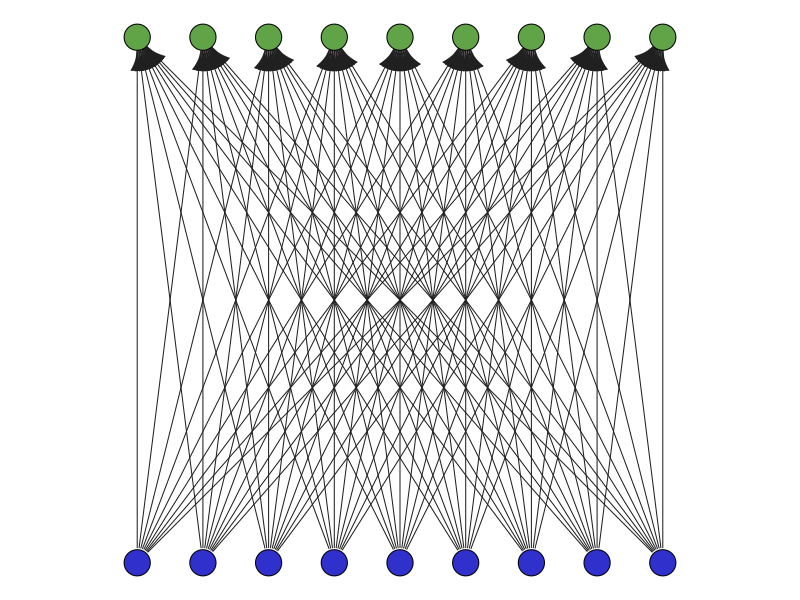
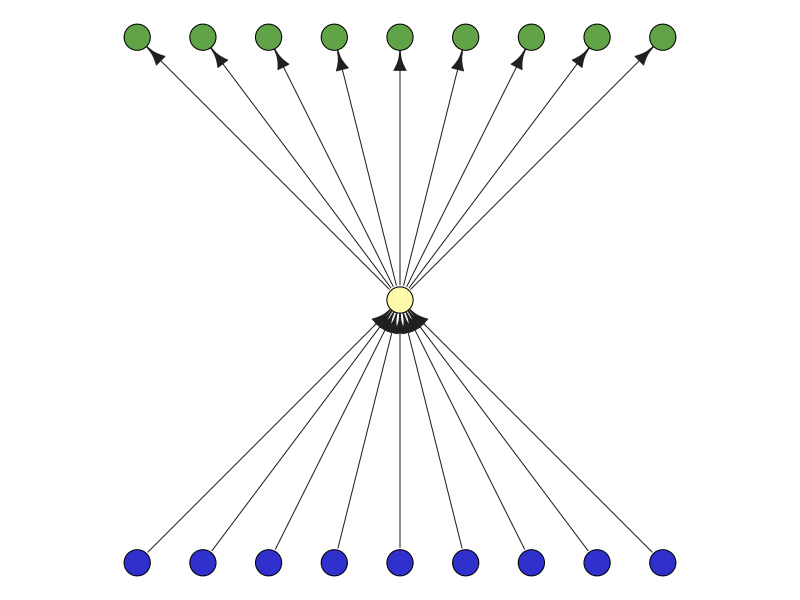
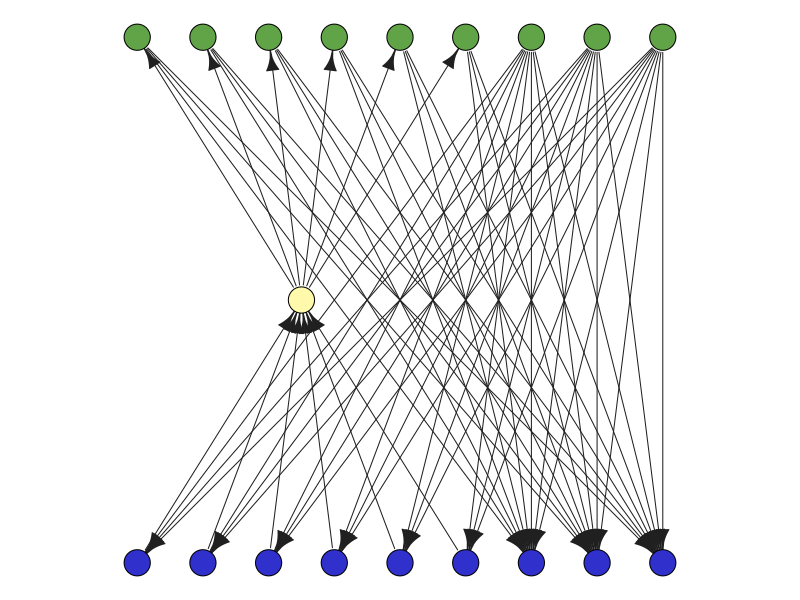
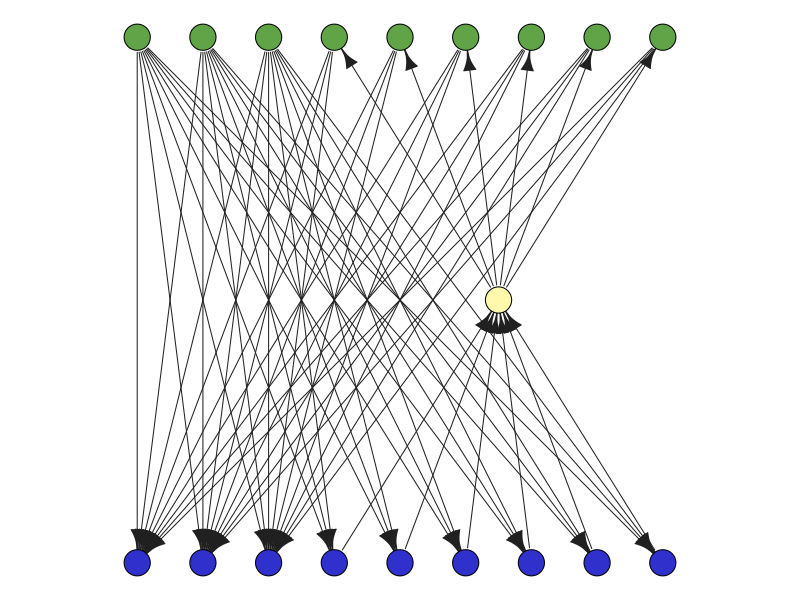
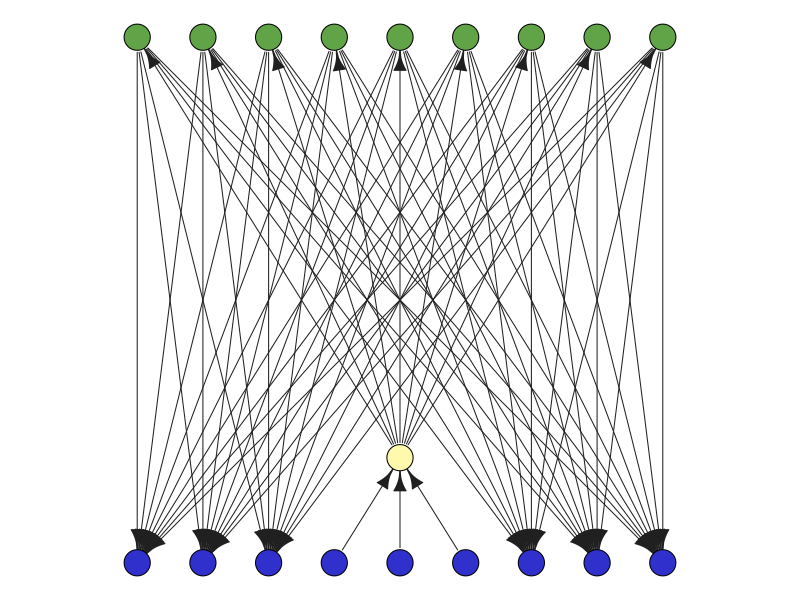
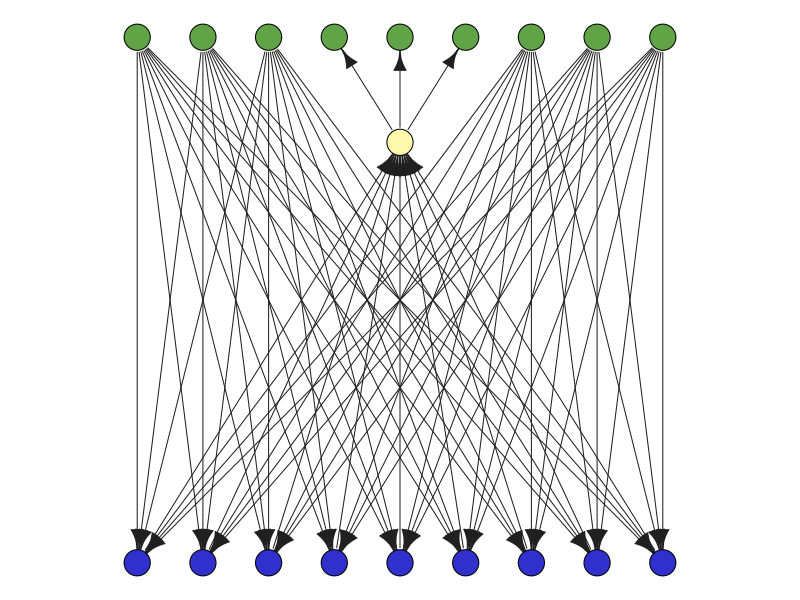
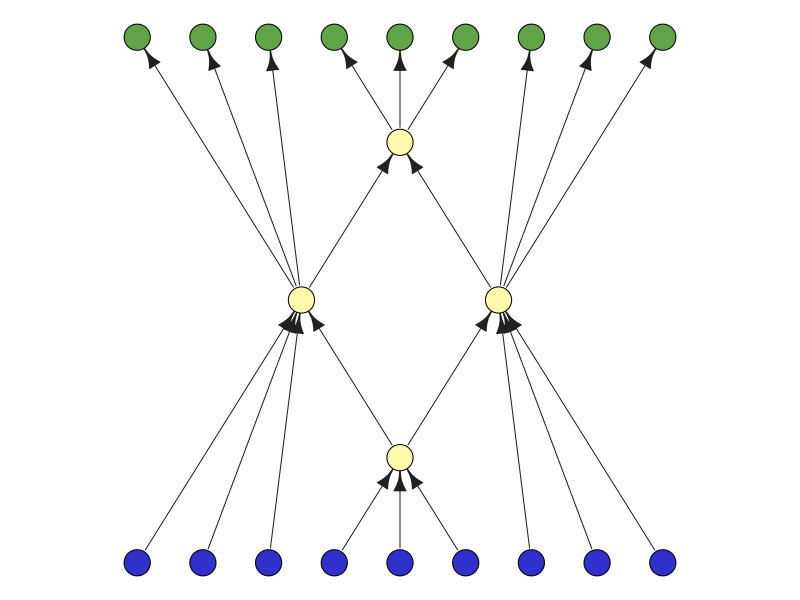

Source code (R) for these figures, in order:

suppressMessages(library(igraph))

N <- 9
middle <- 3

N_color <- "#3030cc"
M_color <- "#61a347"
concept_color <- "#fff9ab"
edges_color <- "#202020"
vertex_size <- 10

outer <- (N-middle)/2
L <- list(c(1:outer), c((outer+1):(outer+middle)), c((outer+middle+1):N))
N <- sum(length(unlist(L)))
U <- lapply(L, function(u) {u+N})
M <- N

big_cluster <- function() {
    edges <- c()
    for(i in 1:N) {
        for(j in 1:M) {
            edges <- c(edges, c(i,N+j))
        }
    }
    graph <- make_bipartite_graph(c(rep(0, N), rep(1, M)), edges, directed = TRUE)
    locations1 <- t(sapply(1:N, function(j) { c(j,0) }))
    locations2 <- t(sapply(1:M, function(j) { c(j,1) }))
    locations <- rbind(locations1, locations2)
    vertex_colors <- c(rep(N_color, N), rep(M_color, M))
    return(list(graph, locations, vertex_colors))
}

big_cluster_binding <- function() {
    binding <- N+M+1
    edges <- c()
    for(i in 1:N) {
        l <- i
        edges <- c(edges, c(l, binding))
    }
    for(j in 1:M) {
        u <- j + N
        edges <- c(edges, c(binding, u))
    }
    locations1 <- t(sapply(1:N, function(j) { c(j,0) }))
    locations2 <- t(sapply(1:M, function(j) { c(j,1) }))
    locationsb <- c((1+N)/2, 0.5)
    locations <- rbind(locations1, locations2, locationsb)
    graph <- make_graph(edges, directed = TRUE)
    vertex_colors <- c(rep(N_color, N), rep(M_color, M), rep(concept_color, 4))
    return(list(graph, locations, vertex_colors))
}

get_location <- function(label=c("12", "23", "mid_L", "mid_U")) {
    d <- ( (middle+outer-1) ) /2
    i <- (middle-1)
    a <- (outer)
    e <- i / (2*(a+i))

    if(label == "12") {
        return(c( 1 +         d, 0.50))
    }
    if(label == "23") {
        return(c( 1 + (N-1) - d, 0.50))
    }
    if(label == "mid_L") {
        return(c( 1 + (N-1)/2, e))
    }
    if(label == "mid_U") {
        return(c( 1 + (N-1)/2, 1-e))   
    }
}

get_all_edges <- function(set1, set2) {
    edges <- c()
    for(s1 in set1) {
        for(s2 in set2) {
            edges <- c(edges, c(s1,s2))
        }
    }
    return(edges)
}

single_binding <- function(label=c("12", "23", "mid_L", "mid_U")) {
    edges <- c()
    additional <- N+M+1

    for(I in 1:3) {
        for(J in 1:3) {
            if(label == "12" && I %in% c(1,2) && J %in% c(1,2)) {
                next
            }
            if(label == "23" && I %in% c(2,3) && J %in% c(2,3)) {
                next
            }
            if(label == "mid_L" && J == 2) {
                next
            }
            if(label == "mid_U" && I == 2) {
                next
            }
            edges <- c(edges, get_all_edges(U[[I]], L[[J]]))
        }
    }

    if(label == "12") {
        for(I in 1:2) {
            for(u in U[[I]]) {
                edges <- c(edges, c(additional, u))
            }
        }
        for(J in 1:2) {
            for(l in L[[J]]) {
                edges <- c(edges, c(l, additional))
            }
        }
    }
    if(label == "23") {
        for(I in 2:3) {
            for(u in U[[I]]) {
                edges <- c(edges, c(additional, u))
            }
        }
        for(J in 2:3) {
            for(l in L[[J]]) {
                edges <- c(edges, c(l, additional))
            }
        }
    }
    if(label == "mid_L") {
        for(l in L[[2]]) {
            edges <- c(edges, c(l, additional))
        }
        for(u in unlist(U)) {
            edges <- c(edges, c(additional, u))
        }
    }
    if(label == "mid_U") {
        for(l in unlist(L)) {
            edges <- c(edges, c(l, additional))
        }
        for(u in U[[2]]) {
            edges <- c(edges, c(additional, u))
        }
    }

    locations1 <- t(sapply(1:N, function(j) { c(j,0) }))
    locations2 <- t(sapply(1:M, function(j) { c(j,1) }))
    locations <- rbind(locations1, locations2, get_location(label=label))
    graph <- make_graph(edges, directed = TRUE)
    vertex_colors <- c(rep(N_color, N), rep(M_color, M), rep(concept_color, 1))
    return(list(graph, locations, vertex_colors))    
}

bind_all <- function() {
    pair_binding_L <- matrix(0, nrow=3, ncol=3)
    pair_binding_U <- matrix(0, nrow=3, ncol=3)
    pair_binding_L[1,2] <- N+M+1
    pair_binding_U[1,2] <- N+M+1
    pair_binding_L[2,3] <- N+M+2
    pair_binding_U[2,3] <- N+M+2
    mid_L <- N+M+3
    mid_U <- N+M+4
    edges <- c()
    for(I in 1:3) {
        for(J in 1:3) {
            if(pair_binding_U[I,J] != 0) {
                UIJ <- setdiff(union(U[[I]], U[[J]]), U[[2]])
                for(u in UIJ) {
                    edges <- c(edges, c(pair_binding_U[I,J], u))
                }
            }
            if(pair_binding_L[I,J] != 0) {
                LIJ <- setdiff(union(L[[I]], L[[J]]), L[[2]])
                for(l in LIJ) {
                    edges <- c(edges, c(l, pair_binding_L[I,J]))
                }
            }
        }
    }

    for(I in 1:3) {
        if(I == 2) {
            for(u in U[[I]]) {
                edges <- c(edges, c(mid_U, u))
            }
            for(l in L[[I]]) {
                edges <- c(edges, c(l, mid_L))
                c(l, mid_L)
            }
        }
    }

    edges <- c(edges, c(mid_L,               pair_binding_L[1,2]))
    edges <- c(edges, c(mid_L,               pair_binding_L[2,3]))
    edges <- c(edges, c(pair_binding_U[1,2], mid_U))
    edges <- c(edges, c(pair_binding_U[2,3], mid_U))

    locations1 <- t(sapply(1:N, function(j) { c(j,0) }))
    locations2 <- t(sapply(1:M, function(j) { c(j,1) }))

    locations <- rbind(locations1, locations2, get_location("12"), get_location("23"), get_location("mid_L"), get_location("mid_U"))
    graph <- make_graph(edges, directed = TRUE)
    vertex_colors <- c(rep(N_color, N), rep(M_color, M), rep(concept_color, 4))
    return(list(graph, locations, vertex_colors))
}

plot_result <- function(l) {
    plot(l[[1]], layout=l[[2]], vertex.label=NA, vertex.color=l[[3]], edge.color=edges_color, vertex.size=vertex_size)    
}

to_png <- function(l, name) {
    png(name)
    par(mar=c(0,0,0,0)+.1)
    plot_result(l)
    dev.off()
}

graph_all <- big_cluster()
graph_big_cluster_binding <- big_cluster_binding()
graph_single_12 <- single_binding("12")
graph_single_23 <- single_binding("23")
graph_single_mid_L <- single_binding("mid_L")
graph_single_mid_U <- single_binding("mid_U")
graph_bind_all <- bind_all()

to_png(graph_all, "graph_all.png")
to_png(graph_big_cluster_binding, "graph_big_cluster_binding.png")
to_png(graph_single_12, "graph_single_12.png")
to_png(graph_single_23, "graph_single_23.png")
to_png(graph_single_mid_L, "graph_single_mid_L.png")
to_png(graph_single_mid_U, "graph_single_mid_U.png")
to_png(graph_bind_all, "graph_bind_all.png")

# Generates PDFs when used with Rscript
# dev.new()
# plot_result(graph_all)
# dev.new()
# plot_result(graph_big_cluster_binding)
# dev.new()
# plot_result(graph_bind_all)





